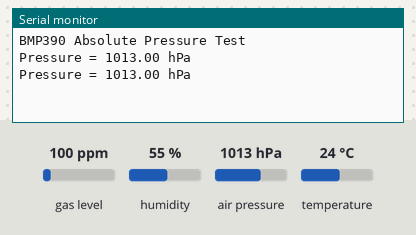
A sketch run on a simulated Arduino Uno, built with avr-gcc and run on an emulated ATmega328P. Shown: the last lines printed to the serial monitor. The test bench sets the inputs (shaded band); at power-on: air pressure 1013 hPa, gas level 100 ppm, humidity 55 %, temperature 24 °C.

Above: at 2.1 s.
2.2 s: air pressure set to 952 hPa
At 3.4 s:
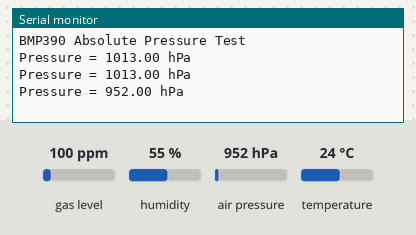
3.8 s: air pressure set to 975 hPa
At 5.7 s:
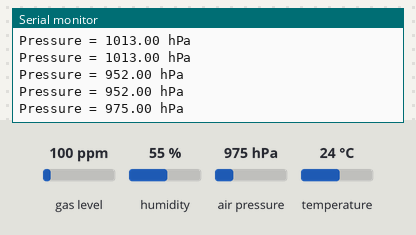
Timing chart, 0 to 7.2 s (numbered marks = the images above; inputs shaded):
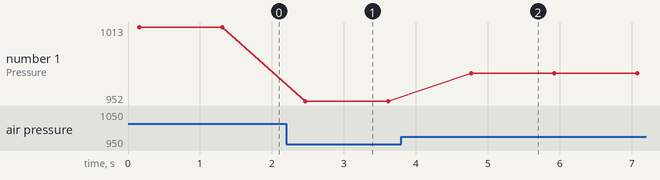

Measured:
- after the input at 2.2 s, the serial monitor: prints a new line after 0.26 s (image 1)
- after the input at 3.8 s, the serial monitor: prints a new line after 0.97 s (image 2)
- plotted number 1: 1013 → 952 after the input at 2.2 s, 952 → 975 after the input at 3.8 s

The sketch:

BMP390.ino
```cpp
#include <Wire.h>
#include <Adafruit_Sensor.h>
#include <Adafruit_BMP3XX.h>

#define SEALEVELPRESSURE_HPA (1013.25)
#define BMP_SCK 13
#define BMP_MISO 12
#define BMP_MOSI 11
#define BMP_CS 10

Adafruit_BMP3XX bmp;

void setup() {
  Serial.begin(115200);
  while (!Serial);

  Serial.println("BMP390 Absolute Pressure Test");

  if (!bmp.begin_I2C()) {   // hardware I2C mode
    Serial.println("Could not find a valid BMP3 sensor, check wiring!");
    while (1);
  }

  // Set up oversampling and filter initialization
  bmp.setTemperatureOversampling(BMP3_OVERSAMPLING_8X);
  bmp.setPressureOversampling(BMP3_OVERSAMPLING_4X);
  bmp.setIIRFilterCoeff(BMP3_IIR_FILTER_COEFF_3);
  bmp.setOutputDataRate(BMP3_ODR_50_HZ);
}

void loop() {
  if (!bmp.performReading()) {
    Serial.println("Failed to perform reading :(");
    return;
  }

  float pressure = bmp.pressure / 100.0; // Convert Pa to hPa

  Serial.print("Pressure = ");
  Serial.print(pressure);
  Serial.println(" hPa");

  delay(1000); // Wait 1 second between readings
}
```
